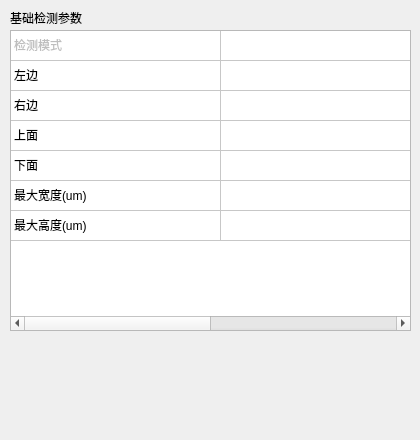
<?xml version="1.0" encoding="UTF-8"?>
<ui version="4.0">
 <class>InspBridgeWidget</class>
 <widget class="QWidget" name="InspBridgeWidget">
  <property name="geometry">
   <rect>
    <x>0</x>
    <y>0</y>
    <width>420</width>
    <height>440</height>
   </rect>
  </property>
  <property name="windowTitle">
   <string>InspBridgeWidget</string>
  </property>
  <widget class="QLabel" name="labelBasicParameter">
   <property name="geometry">
    <rect>
     <x>10</x>
     <y>10</y>
     <width>81</width>
     <height>16</height>
    </rect>
   </property>
   <property name="text">
    <string>基础检测参数</string>
   </property>
  </widget>
  <widget class="QTableWidget" name="tableWidget">
   <property name="geometry">
    <rect>
     <x>10</x>
     <y>30</y>
     <width>401</width>
     <height>301</height>
    </rect>
   </property>
   <property name="rowCount">
    <number>7</number>
   </property>
   <property name="columnCount">
    <number>2</number>
   </property>
   <attribute name="horizontalHeaderVisible">
    <bool>false</bool>
   </attribute>
   <attribute name="horizontalHeaderDefaultSectionSize">
    <number>210</number>
   </attribute>
   <attribute name="horizontalHeaderStretchLastSection">
    <bool>true</bool>
   </attribute>
   <attribute name="verticalHeaderVisible">
    <bool>false</bool>
   </attribute>
   <row/>
   <row/>
   <row/>
   <row/>
   <row/>
   <row/>
   <row/>
   <column/>
   <column/>
   <item row="0" column="0">
    <property name="text">
     <string>检测模式</string>
    </property>
    <property name="flags">
     <set>ItemIsSelectable|ItemIsDragEnabled|ItemIsUserCheckable</set>
    </property>
   </item>
   <item row="1" column="0">
    <property name="text">
     <string>左边</string>
    </property>
    <property name="flags">
     <set>NoItemFlags</set>
    </property>
   </item>
   <item row="1" column="1">
    <property name="text">
     <string/>
    </property>
   </item>
   <item row="2" column="0">
    <property name="text">
     <string>右边</string>
    </property>
   </item>
   <item row="3" column="0">
    <property name="text">
     <string>上面</string>
    </property>
   </item>
   <item row="4" column="0">
    <property name="text">
     <string>下面</string>
    </property>
   </item>
   <item row="5" column="0">
    <property name="text">
     <string>最大宽度(um)</string>
    </property>
   </item>
   <item row="6" column="0">
    <property name="text">
     <string>最大高度(um)</string>
    </property>
   </item>
  </widget>
 </widget>
 <layoutdefault spacing="6" margin="11"/>
 <resources/>
 <connections/>
</ui>
